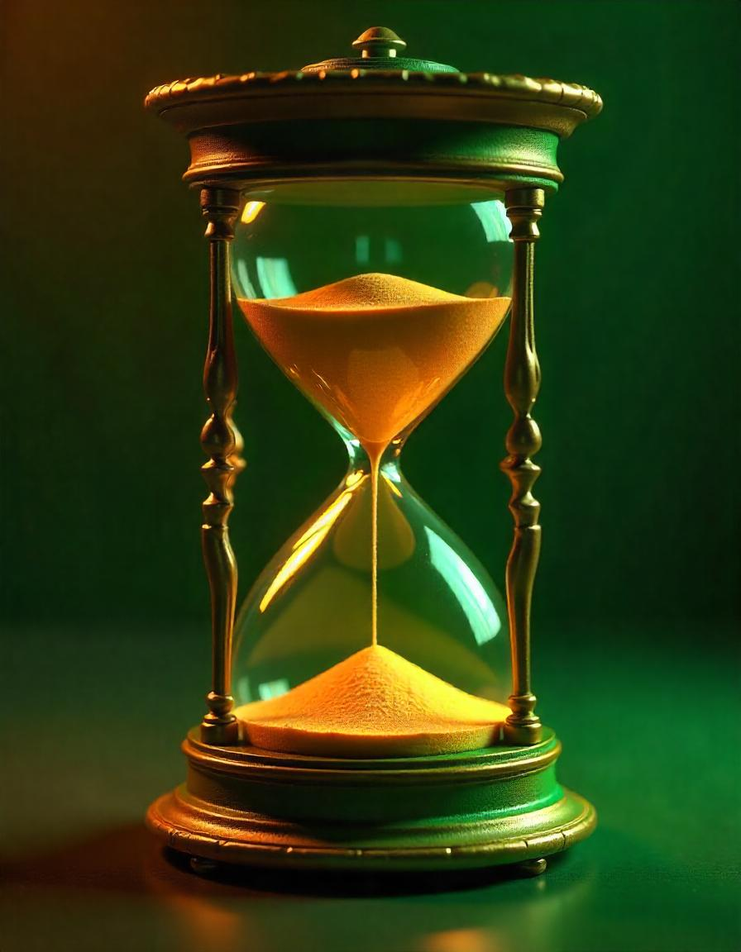
#> input picture images/img.png, 741 x 952 px, shrunk from 896 x 1152 before the run, found by its file name
$ jupyter execute program1.ipynb
#> lines starting #> are read from the running program, lines starting #| are printed output that depends on the picture
## Write a program to implement basic image procesing operations:
### Reading,writing,conversion,complement of an image

[cell 1]
import cv2

#Reading the image
image=cv2.imread('img.png')
#> image is the input picture: shape (952, 741, 3); mean B, G, R 17.5, 60.9, 46.2

#Displaying the image
cv2.imshow('Image',image)
cv2.waitKey(0)
cv2.destroyAllWindows()

[cell 2]
#Saving the image file (the image gets saved in the current folder)
cv2.imwrite('output.jpg',image)
#> Out = True

[cell 3]
#Converting the image to grayscale
grey=cv2.cvtColor(image,cv2.COLOR_BGR2GRAY)
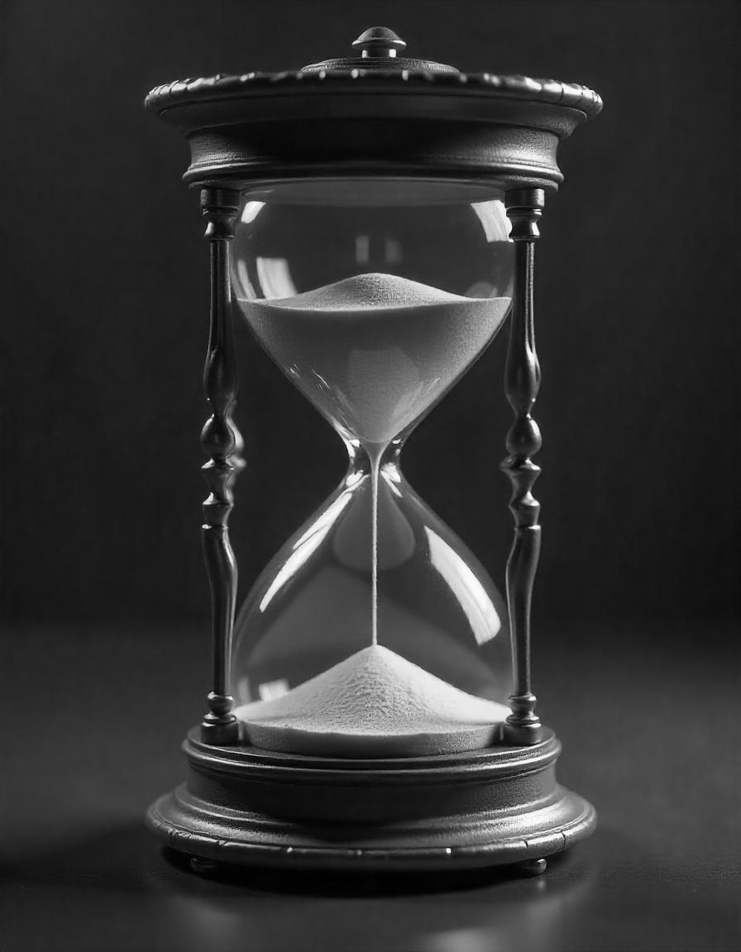
#> grey: shape (952, 741); min 0, max 255, mean 51.5

#Displaying the greyscale image
cv2.imshow('Greyscale image',grey)
cv2.waitKey(0)
cv2.destroyAllWindows()

[cell 4]
#Finding the complement of the image
c_img=255-image
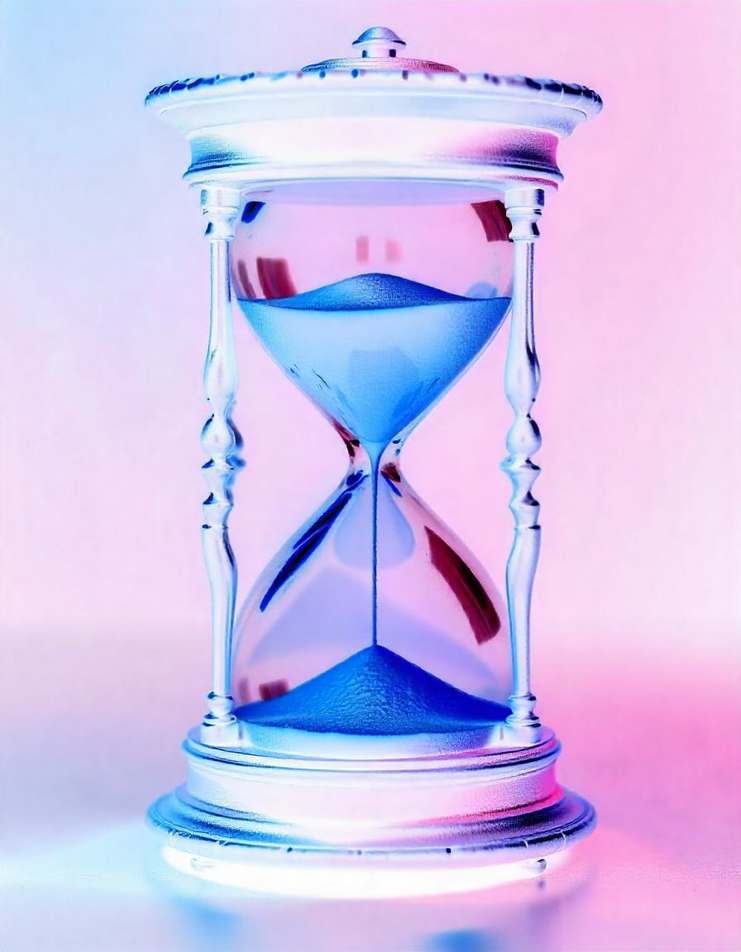
#> c_img: shape (952, 741, 3); mean B, G, R 237.5, 194.1, 208.8

#Displaying the complement image
cv2.imshow('Complement Image',c_img)
cv2.waitKey(0)
cv2.destroyAllWindows()
